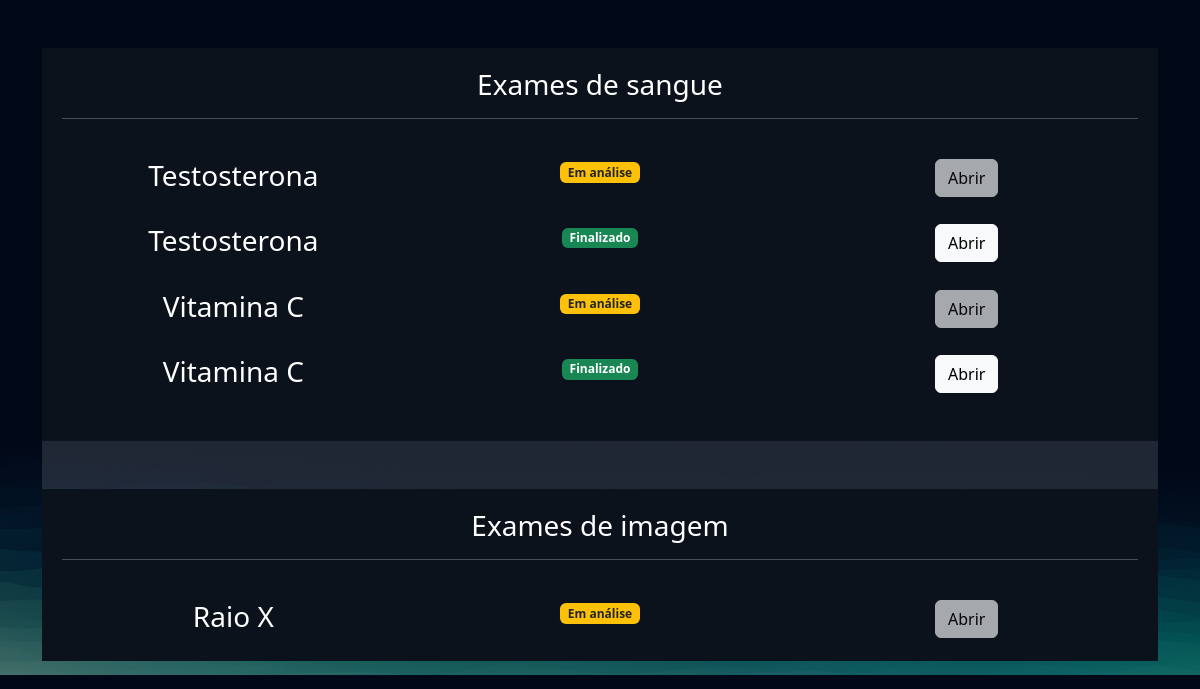
Before: /exames/gerenciar_exames/ (signed in) with the older database file.
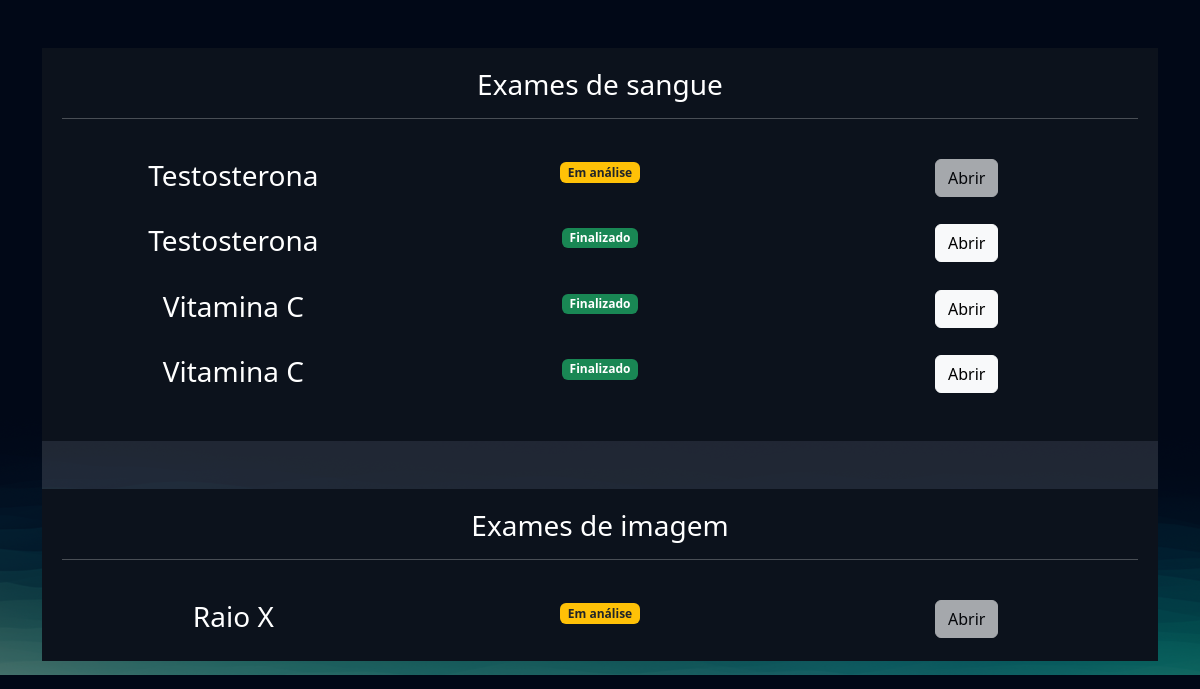
After: the same page with the newer database file.
### exames/models.py (models this page shows, shortened)
class SolicitacaoExame(models.Model):
    choice_status = (
        ('E', 'Em análise'),
        ('F', 'Finalizado')
    )
    usuario = models.ForeignKey(User, on_delete=models.DO_NOTHING)
    exame = models.ForeignKey(TiposExames, on_delete=models.DO_NOTHING)
    status = models.CharField(max_length=2, choices=choice_status)
    resultado = models.FileField(upload_to="resultados", null=True, blank=True)
    requer_senha = models.BooleanField(default=False)
    senha = models.CharField(max_length=6, null=True, blank=True)
    def badge_template(self):
        if self.status == 'E':
            classes_css = 'bg-warning text-dark'
            texto = "Em análise"
        elif self.status == 'F':
            classes_css = 'bg-success'
            texto = "Finalizado"
        return mark_safe(f"<span class='badge bg-primary {classes_css}'>{texto}</span>")

class TiposExames(models.Model):
    tipo_choices = (
        ('I', 'Exame de imagem'),
        ('S', 'Exame de Sangue')
    )
    nome = models.CharField(max_length=50)
    tipo = models.CharField(max_length=2, choices=tipo_choices)
    preco = models.FloatField()
    disponivel = models.BooleanField(default=True)
    horario_inicial = models.IntegerField()
    horario_final = models.IntegerField()

### exames/views.py (the view)
# urls.py: path('gerenciar_exames/', views.gerenciar_exames, name="gerenciar_exames"),
@login_required
def gerenciar_exames(request):
    exames = SolicitacaoExame.objects.filter(usuario=request.user)
    return render(request, 'gerenciar_exames.html', {'exames': exames})

### exames/templates/gerenciar_exames.html (shortened to what this page needs)
{% extends "bases/base.html" %}
{% load static %}
{% block 'head' %}
    <link href="{% static 'exames/css/css.css' %}" rel="stylesheet">
    <link href="{% static 'exames/css/gerenciar_pedidos.css' %}" rel="stylesheet">
    <link href="{% static 'exames/css/gerenciar_exames.css' %}" rel="stylesheet">
{% endblock 'head' %}
{% block 'conteudo' %}
    <br>
    <br>
    <div class="container">
        <div class="card card-view">
            <div class="sub-card">
                <h3>Exames de sangue</h3>
                <hr>
                <br>
                {% for exame in exames  %}
                    {% if  exame.exame.tipo == 'S'%}
                        <div class="row">
                            <div class="col-md"><h3>{{exame.exame.nome}}</h3></div>
                            <div class="col-md">{{exame.badge_template}}</div>
                            <div class="col-md">
                                {% if exame.status == 'F' %}
                                    <a href="{% url "permitir_abrir_exame" exame.id %}" class="btn btn-light">Abrir</a>
                                {% else %}
                                    <a href="#" class="btn btn-light disabled">Abrir</a>
                                {% endif %}
                            </div>
                        </div>
                        <br>
                    {% endif %}
                {% endfor %}
            </div>
            <br>
            <br>
            <div class="sub-card">
                <h3>Exames de imagem</h3>
                <hr>
                <br>
                {% for exame in exames  %}
                    {% if  exame.exame.tipo == 'I'%}
                        <div class="row">
                            <div class="col-md"><h3>{{exame.exame.nome}}</h3></div>
                            <div class="col-md">{{exame.badge_template}}</div>
                            <div class="col-md">
                                {% if exame.status == 'F' %}
                                    <a href="{% url "permitir_abrir_exame" exame.id %}" class="btn btn-light">Abrir</a>
                                {% else %}
                                    <a href="#" class="btn btn-light disabled">Abrir</a>
                                {% endif %}
                        </div>
                        <br>
                    {% endif %}
                {% endfor %}
            </div>
        </div>
    </div>
{% endblock 'conteudo' %}

Changed rows visible on the page:
changed SolicitacaoExame (number 3 of 5 on the later page): status "E" → "F" (drawn); badge_template "Em análise" → "Finalizado"
